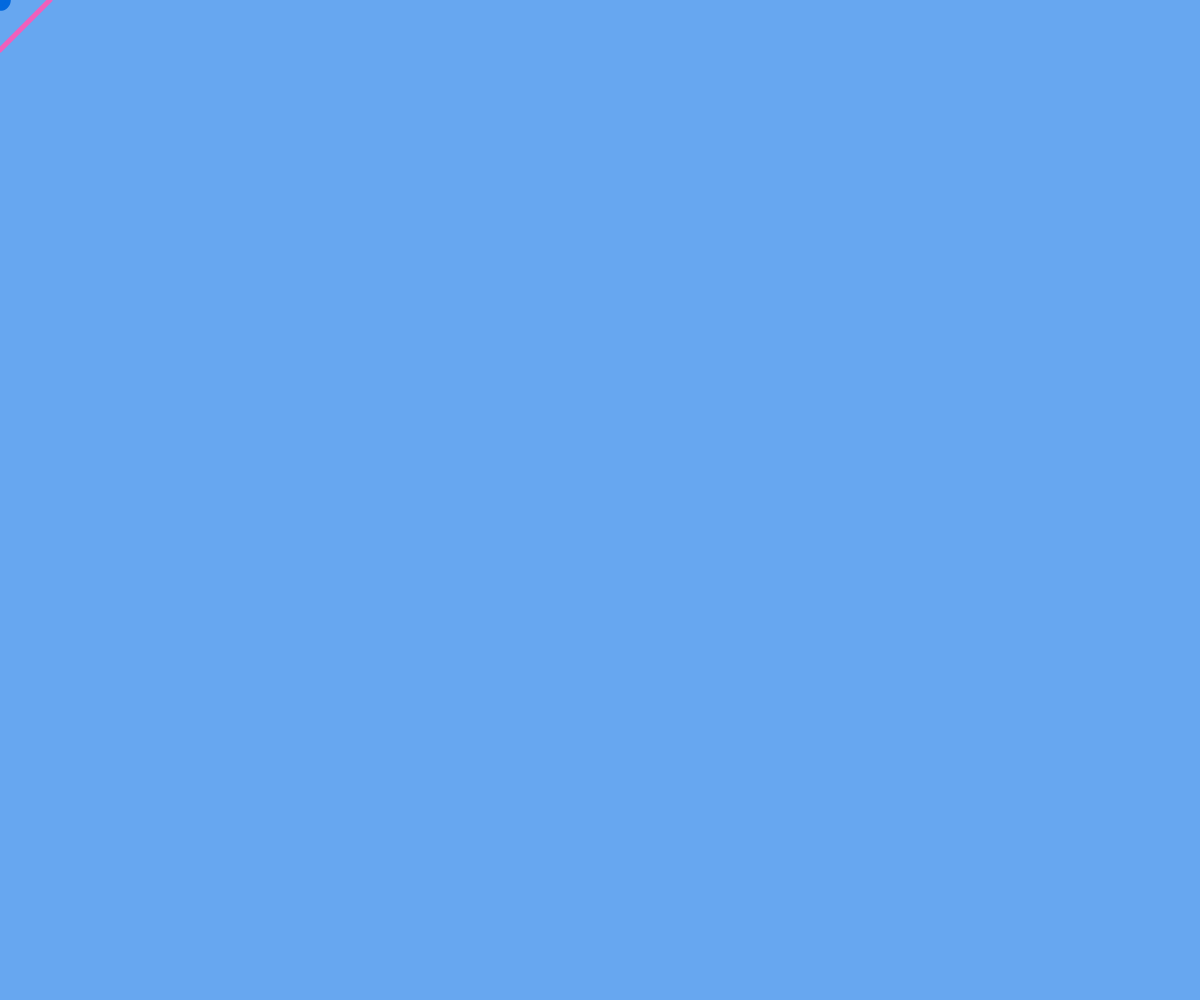
Frame 1 (no input)
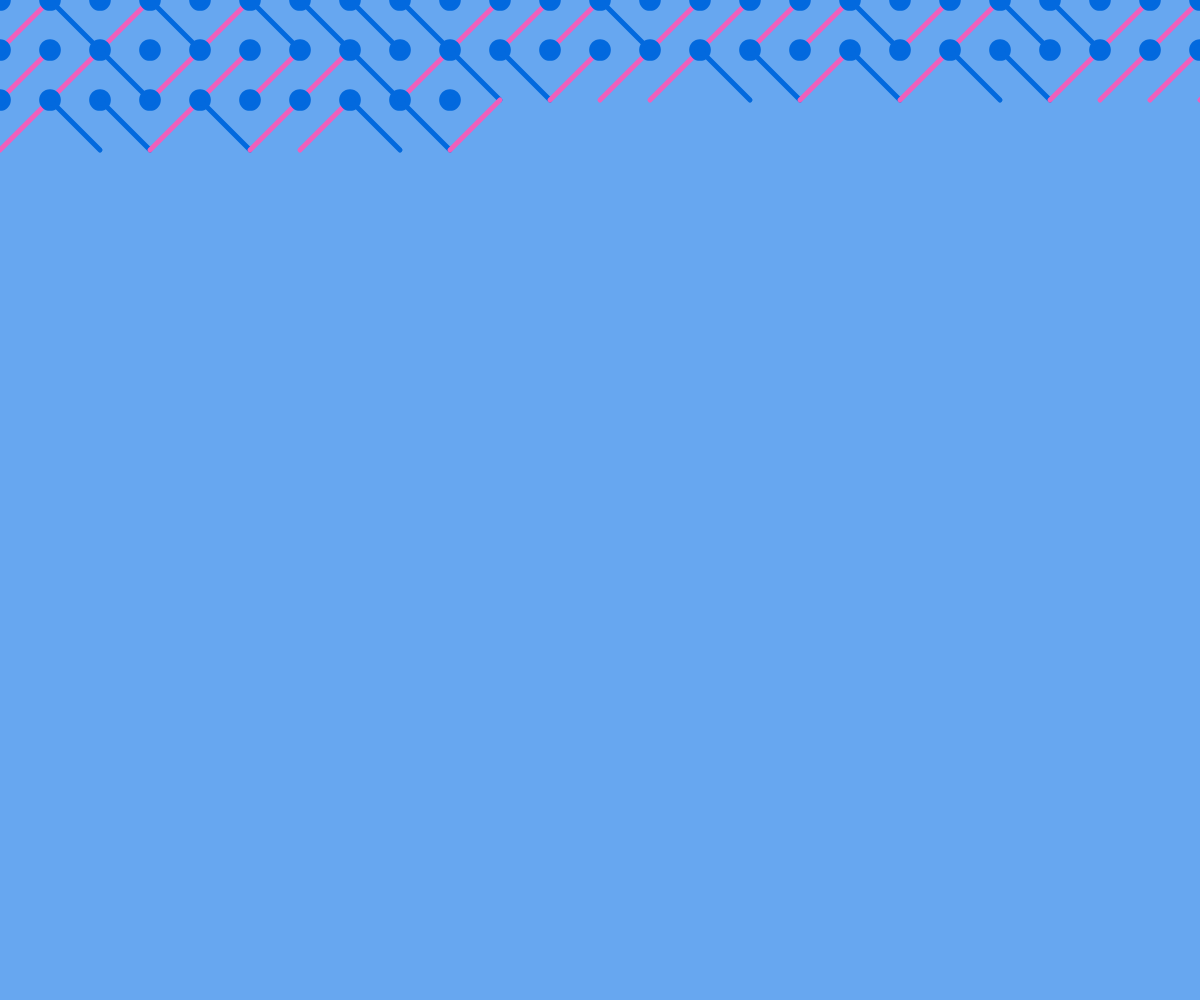
Frame 60 (no input)
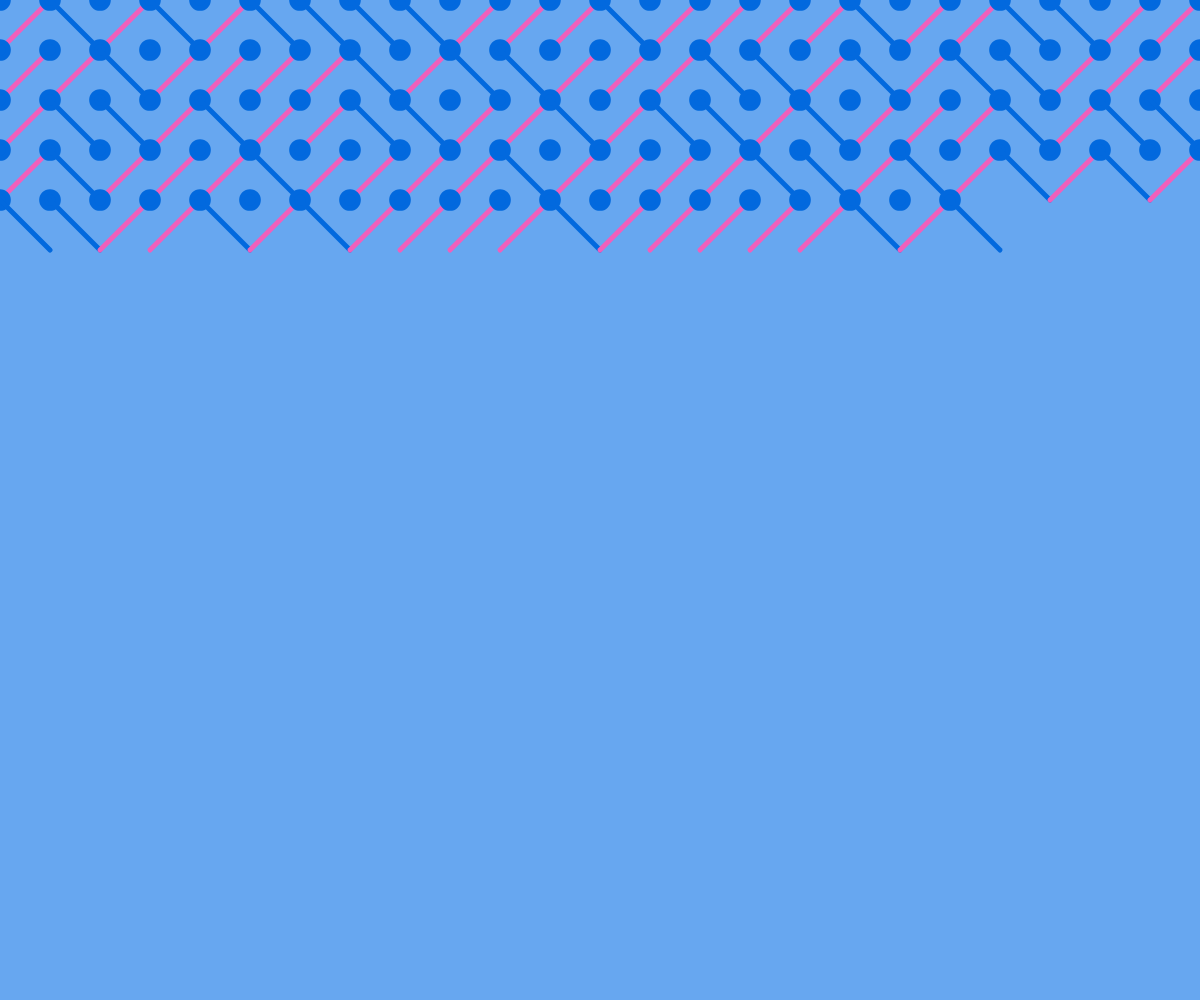
Frame 120 (the mouse pressed at the canvas centre since frame 60)

The p5.js sketch that drew these frames (run headless with seeded random() and noise() and a simulated clock; from frame 60 on, the mouse is pressed at the canvas centre):

// p5.js sketch
// ── sketch.js
let x = 0
let y = 0
let step = 50

function setup() {
	createCanvas(windowWidth, windowHeight)
	background(103, 167, 240)
}

function draw() {
	stroke(2, 105, 222)
	fill(2, 105, 222)
	strokeWeight(5)
	ellipse(x, y, step/3)

	if (random(1) < 0.4) {
		line(x, y, x + step, y + step)
	} else {
		stroke(240, 96, 187)
		line(x, y + step, x + step, y)
	}

	x += step
	if (x > width) {
		x = 0
		y += step
	}

	if (y > height) {
		noLoop()
	}
}
